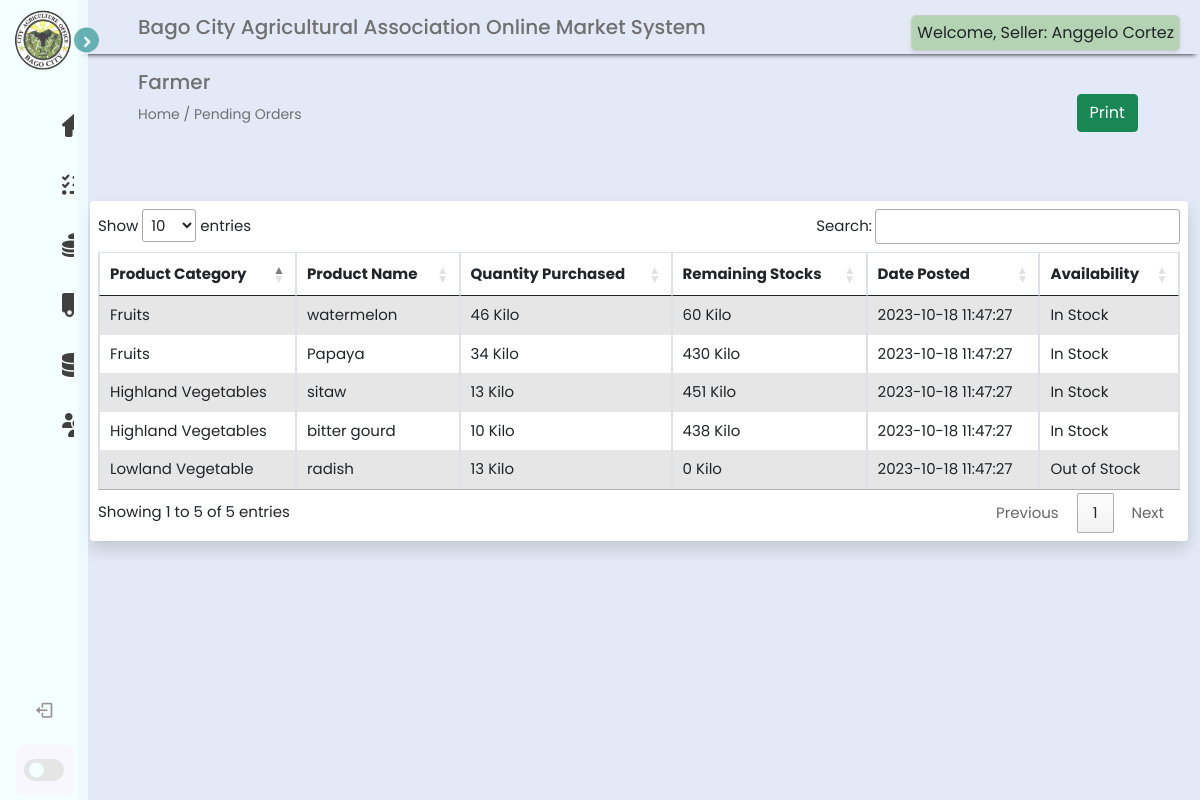
The page /farmer_side/inventory.php (signed in) on the database its author committed.
### tables this page shows
CREATE TABLE `farmer` (
  `seller_id` int(11) NOT NULL AUTO_INCREMENT,
  `fname` varchar(255) DEFAULT NULL,
  `lname` varchar(255) DEFAULT NULL,
  `address` varchar(255) DEFAULT NULL,
  `association` varchar(11) DEFAULT NULL,
  `email` varchar(255) DEFAULT NULL,
  `phonenumber` bigint(20) DEFAULT NULL,
  `farmers_identification_number` bigint(20) NOT NULL,
  `profile_image` varchar(255) DEFAULT NULL,
  `username` varchar(255) DEFAULT NULL,
  `password` varchar(255) DEFAULT NULL,
  PRIMARY KEY (`seller_id`)
);

CREATE TABLE `product_list` (
  `product_id` int(11) NOT NULL AUTO_INCREMENT,
  `seller_id` int(11) NOT NULL,
  `product_category` varchar(255) NOT NULL,
  `product_name` varchar(255) NOT NULL,
  `stocks` varchar(225) NOT NULL,
  `quantity` varchar(255) NOT NULL,
  `price` int(11) NOT NULL,
  `unit` varchar(255) NOT NULL,
  `description` varchar(255) NOT NULL,
  `image` varchar(255) NOT NULL,
  `date_posted` datetime NOT NULL,
  PRIMARY KEY (`product_id`),
  KEY `seller_id` (`seller_id`)
);

### farmer_side/inventory.php (the view, shortened to what this page needs)
<?php
    include 'includes/sidebar.php';
    require '../logic/db_connection.php';
    $seller_id = $_SESSION['id'];
    $select_query = "SELECT pl.product_category, pl.product_name, pl.stocks AS stocks, (SELECT SUM(o.quantity) FROM `order` o  WHERE o.product_id = pl.product_id AND o.seller_id = '$seller_id' AND o.status = 'received') AS quantity_purchased, pl.date_posted, pl.unit, pl.product_id FROM product_list pl WHERE pl.seller_id = '$seller_id';";
    $result_select = $connect->query($select_query);
?>
<!DOCTYPE html>
<html lang="en">
    <head>
        <link href="//maxcdn.bootstrapcdn.com/bootstrap/4.1.1/css/bootstrap.min.css" rel="stylesheet" id="bootstrap-css">
        <link href="https://cdn.jsdelivr.net/npm/bootstrap@5.1.0/dist/css/bootstrap.min.css" rel="stylesheet">
        <link href="//cdn.datatables.net/1.10.25/css/jquery.dataTables.min.css" rel="stylesheet">
        <link href="../css/farmer_inventory.css" rel="stylesheet">
    </head>
    <body>
        <section class="header">
            <div class="head">Bago City Agricultural Association Online Market System</div>
            <?php include 'includes/seller_indicator.php' ?>
                <div class="page-header">
                    <h5>Farmer</h5>
                    <small>Home / Pending Orders</small>
                </div>
                <div class="print" style="padding-left: 89%">
                    <button class="btn btn-success" onclick="printTable()">Print</button><br><br>
                </div>
                <div class="container">
                        <div class="card rounded shadow border-0">
                            <div class="card-body p-2 bg-white rounded">
                                <div class="table-responsive">
                                    <table id="inventory" style="width:100%" class="table table-striped table-bordered">
                                        <thead>
                                            <tr>
                                                <th>Product Category</th>
                                                <th>Product Name</th>
                                                <th>Quantity Purchased</th>
                                                <th>Remaining Stocks</th>
                                                <th>Date Posted</th>
                                                <th>Availability</th>
                                            </tr>
                                        </thead>
                                        <tbody>
                                            <?php
                                                if ($result_select) {
                                                    while ($row = $result_select->fetch_assoc()) {
                                                        $availability = ($row['stocks'] <= 0) ? 'Out of Stock' : 'In Stock';
                                                        $availabilityClass = ($row['stocks'] <= 0) ? 'out-of-stock' : '';
                                                        echo "<tr class='$availabilityClass'>";
                                                        echo "<td>" . $row['product_category'] . "</td>";
                                                        echo "<td>" . $row['product_name'] . "</td>";
                                                        echo "<td>" . $row['quantity_purchased'] . " " . $row["unit"] . "</td>";
                                                        echo "<td>" . ($row['stocks'] ?? 'N/A') . " " . $row["unit"] . "</td>";
                                                        echo "<td>" . $row['date_posted'] . "</td>";
                                                        echo "<td>" . $availability . "</td>";
                                                        echo "</tr>";
                                                    }
                                                } else {
                                                    echo "Select failed: " . $connect->error;
                                                }
                                            ?>
                                        </tbody>
                                    </table>
                                </div>
                            </div>
                        </div>
                    </div>
        </section>
    </body>
</html>

### farmer_side/includes/seller_indicator.php (shortened to what this page needs)
<!DOCTYPE html>
<html>
    <head>
    </head>
    <body>
        <div class="indicator-card">
            <?php
            require '../logic/db_connection.php';
            if (isset($_SESSION['id'])) {
                $seller_id = $_SESSION['id'];
                $sellerQuery = "SELECT fname, lname FROM farmer WHERE seller_id = '$seller_id'";
                $sellerResult = mysqli_query($connect, $sellerQuery);
                if ($sellerResult) {
                    $sellerRow = mysqli_fetch_assoc($sellerResult);
                    $fname = $sellerRow['fname'];
                    $lname = $sellerRow['lname'];
                    echo "Welcome, Seller: $fname $lname";
                } else {
                    echo "Unable to retrieve seller information.";
                }
            } else {
                echo "User not logged in.";
            }
            ?>
        </div>
    </body>
</html>

### css/farmer_sidebar.css (style rules this page uses)
* { margin: 0; padding: 0; box-sizing: border-box; font-family: 'Poppins', sans-serif; }
:root { --body-color: #E4E9F7; --sidebar-color: #f0ffff; --primary-color: #3b9c9c; --primary-color-light: #F6F5FF; --toggle-color: #DDD; --text-color: #707070; --tran-03: all 0.2s ease; --tran-03: all 0.3s ease; --tran-04: all 0.3s ease; --tran-05: all 0.3s ease; }
body { min-height: 100vh; background-color: var(--body-color); transition: var(--tran-05); }

### css/farmer_inventory.css (style rules this page uses)
.header { position: absolute; top: 0; top: 0; left: 250px; height: 100vh; width: calc(100% - 250px); background-color: var(--body-color); transition: var(--tran-05); font-family: 'Poppins', sans-serif; }
.header .head { font-size: 20px; font-weight: 500; color: var(--text-color); padding: 12px 60px; }
.sidebar.close ~ .header { left: 78px; height: 100vh; width: calc(100% - 78px); }
.head { box-shadow: 0px 5px 5px -5px rgb(0 0 0 /100%); }
.container { margin-top: 3em; width: 100%; font-size: 15px; }
.print { margin-top: -2em; }
.page-header { margin-top: 1em; margin-left: 60px; font-size: 1em; color: var(--text-color); }

### farmer_side/includes/seller_indicator.php (style rules this page uses)
.indicator-card { position: fixed; top: 15px; right: 20px; background-color: #B4D3B2; border: 1px solid #ccc; padding: 5px; box-shadow: 0 2px 4px rgba(0, 0, 0, 0.1); border-radius: 5px; }

### rows shown on the page
farmer: fname "Anggelo", lname "Cortez"
product_list: product_category "Fruits", product_name "watermelon", quantity_purchased "46", unit "Kilo", stocks "60", date_posted "2023-10-18 11:47:27", stocks "In Stock"
product_list: product_category "Highland Vegetables", product_name "sitaw", quantity_purchased "13", unit "Kilo", stocks "451", date_posted "2023-10-18 11:47:27", stocks "In Stock"
product_list: product_category "Lowland Vegetable", product_name "radish", quantity_purchased "13", unit "Kilo", stocks "0", date_posted "2023-10-18 11:47:27", stocks "Out of Stock"
product_list: product_category "Fruits", product_name "Papaya", quantity_purchased "34", unit "Kilo", stocks "430", date_posted "2023-10-18 11:47:27", stocks "In Stock"
product_list: product_category "Highland Vegetables", product_name "bitter gourd", quantity_purchased "10", unit "Kilo", stocks "438", date_posted "2023-10-18 11:47:27", stocks "In Stock"
